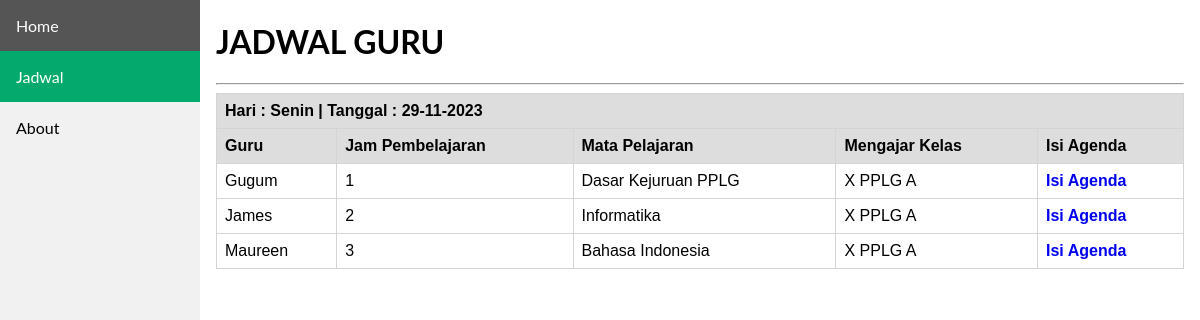
/agenda/data_agenda_guru.php, run on an earlier commit of the app's database.
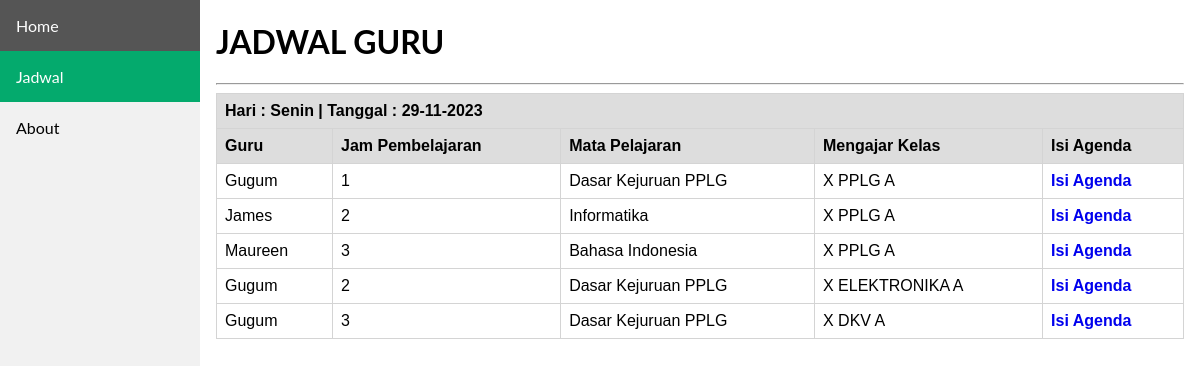
And on a later commit of the database.
### tables this page shows
CREATE TABLE `tb_jadwal` (
  `id_jadwal` int(11) NOT NULL,
  `id_kelas` varchar(6) NOT NULL,
  `hari` varchar(10) NOT NULL,
  `jam` varchar(15) NOT NULL,
  `nip` varchar(18) NOT NULL,
  `id_mapel` varchar(6) NOT NULL
);

CREATE TABLE `tb_guru` (
  `nip` varchar(18) NOT NULL,
  `id_mapel` varchar(6) NOT NULL,
  `nama_guru` varchar(100) NOT NULL,
  `password` varchar(100) NOT NULL,
  `role` int(11) NOT NULL
);

CREATE TABLE `tb_mapel` (
  `id_mapel` varchar(6) NOT NULL,
  `nama_mapel` varchar(70) NOT NULL
);

CREATE TABLE `tb_kelas` (
  `id_kelas` varchar(6) NOT NULL,
  `nama_kelas` varchar(50) NOT NULL,
  `username` varchar(50) NOT NULL,
  `password` varchar(50) NOT NULL,
  `role` int(11) NOT NULL
);

### agenda/data_agenda_guru.php (the view, shortened to what this page needs)
<!DOCTYPE html>
<html lang="en">
<head>
    <link rel="stylesheet" href="navbar.css">
</head>
<body>
    <header>
        <div class="sidebar">
        <a href="beranda.php">Home</a>
        <a class="active" href="data_agenda.php">Jadwal</a>
        <a href="#about">About</a>
        </div>
    </header>
    <div class="content">
        <h1>JADWAL GURU</h1><hr>
    <form action="isi_agenda_guru.php" method="POST">
        <table>
            <tr>
                <th colspan="6"><b>Hari : Senin | Tanggal : 29-11-2023</b></th>
            </tr>
            <tr>
                <th>Guru</th>
                <th>Jam Pembelajaran</th>
                <th>Mata Pelajaran</th>
                <th>Mengajar Kelas</th>
                <th>Isi Agenda</th>
            </tr>
                <?php
                    include 'koneksi.php';
                    $sql ="SELECT tb_jadwal.jam, tb_jadwal.hari, tb_kelas.nama_kelas, tb_guru.nama_guru, tb_mapel.nama_mapel
                            FROM tb_jadwal INNER JOIN tb_kelas ON tb_jadwal.id_kelas = tb_kelas.id_kelas INNER JOIN
                            tb_guru ON tb_jadwal.nip = tb_guru.nip INNER JOIN tb_mapel ON tb_jadwal.id_mapel = tb_mapel.id_mapel WHERE hari='Senin'";
                    $proses = mysqli_query($Conn, $sql);
                    foreach($proses as $jadwal){ ?>
                        <tr>
                        <td><?= $jadwal['nama_guru'] ?></td>
                        <td><?= $jadwal['jam'] ?></td>
                        <td><?= $jadwal['nama_mapel'] ?></td>
                        <td><?= $jadwal['nama_kelas'] ?></td>
                        <td><a href="isi_agenda_guru.php" style="text-decoration: none;"><b>Isi Agenda</b></a></td>
                        </tr>
                <?php }  ?>
        </table>
    </form>
    </div>
</body>
</html>

### agenda/navbar.css (style rules this page uses)
body { margin: 0; font-family: "Lato", sans-serif; }
.sidebar { margin: 0; padding: 0; width: 200px; background-color: #f1f1f1; position: fixed; height: 100%; overflow: auto; }
.sidebar a { display: block; color: black; padding: 16px; text-decoration: none; }
.sidebar a.active { background-color: #04AA6D; color: white; }
div.content { margin-left: 200px; padding: 1px 16px; height: 1000px; }

### agenda/data_agenda_guru.php (style rules this page uses)
table { font-family: arial, sans-serif; border-collapse: collapse; width: 100%; }
td, th { border: 1px solid #d4d4d4; text-align: left; padding: 8px; }
th { background-color: #dddddd; }

What changed in the data, as far as the page shows it:
added tb_jadwal: tb_guru.nama_guru "Gugum", jam "2", id_mapel.nama_mapel "Dasar Kejuruan PPLG", id_kelas.nama_kelas "X ELEKTRONIKA A"
added tb_jadwal: tb_guru.nama_guru "Gugum", jam "3", id_mapel.nama_mapel "Dasar Kejuruan PPLG", id_kelas.nama_kelas "X DKV A"
